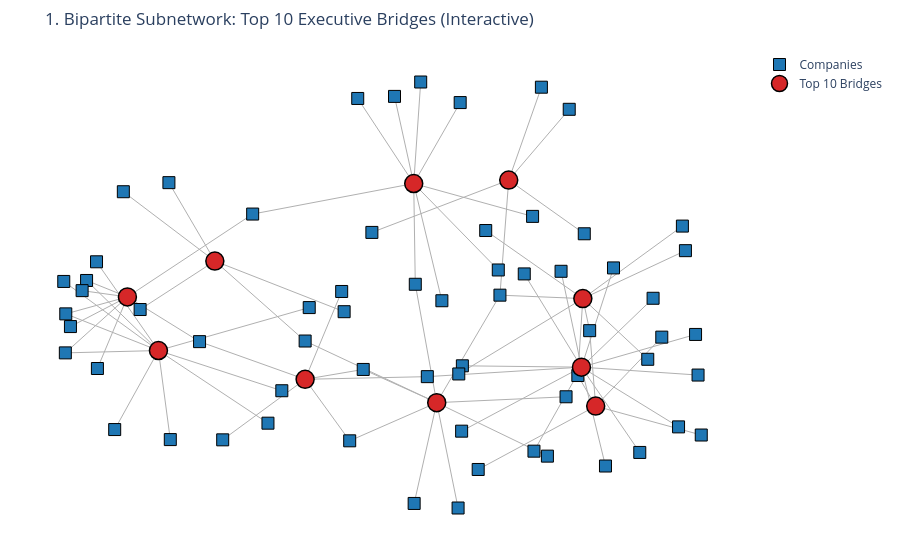
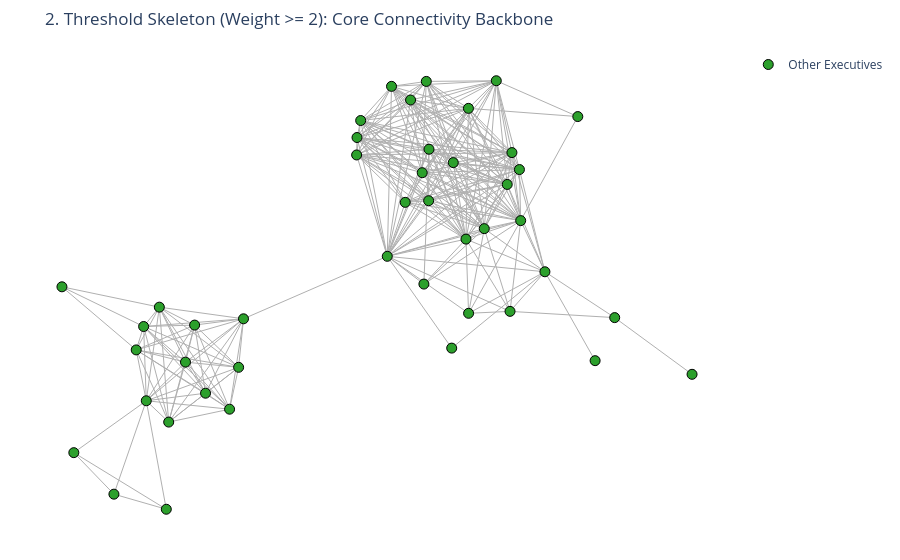
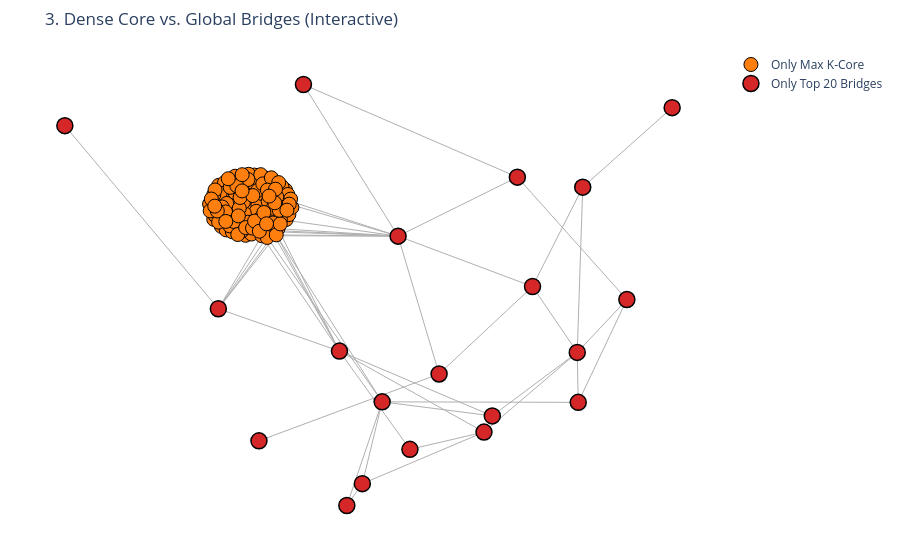

The notebook cell these images were saved under, in order:
### Markdown cell above
**Analytical Interpretation (Week 5):**  
The $k$-core decomposition isolates the ultimate structural nucleus of the Brazilian corporate landscape. The network achieves an extraordinary **maximum core number of $k_{\max} = 116$, comprising exactly 117 executives**. In graph-theoretic terms, every single one of these 117 individuals is directly co-affiliated with at least 116 other members of this subgraph, effectively forming an **almost complete clique ($K_{117}$)**!

Dissecting the organizational composition of this maximum core reveals the institutional identity of Brazil's corporate "inner circle": it is heavily anchored by the **Banco Bradesco financial ecosystem**. The primary corporations accounting for this hyper-dense core are **Banco Bradesco S.A.** (accounting for 227 director/officer mandates across reporting periods), **Bradesco Leasing S.A.**, **Bradespar S.A.**, **Cielo S.A.**, and **Bradsaúde S.A.**, alongside interlocks into healthcare (Fleury S.A.) and real estate (Log Commercial Properties). Because Bradesco operates with expansive governing boards whose members simultaneously occupy seats across its holding and subsidiary vehicles, it establishes an impenetrable, highly resilient structural citadel that sits at the center of the Brazilian capital market.

### Code cell
# ==============================================================================
# 4.5 Interactive Network Visualizations (Plotly Graph Layouts)
# ==============================================================================
import networkx as nx
import plotly.graph_objects as go

# Helper function to create edges and invisible midpoints for edge hover info
def create_edge_traces(G, pos, hover_text_func):
    edge_x, edge_y = [], []
    hover_x, hover_y, hover_text = [], [], []

    for u, v, d in G.edges(data=True):
        x0, y0 = pos[u]
        x1, y1 = pos[v]
        
        # Line coordinates
        edge_x.extend([x0, x1, None])
        edge_y.extend([y0, y1, None])

        # Midpoint for hover tooltip
        hover_x.append((x0 + x1) / 2)
        hover_y.append((y0 + y1) / 2)
        hover_text.append(hover_text_func(u, v, d))

    # Trace for drawing the lines
    edge_trace = go.Scatter(
        x=edge_x, y=edge_y,
        line=dict(width=1, color='#b0b0b0'),
        hoverinfo='none',
        mode='lines',
        showlegend=False
    )

    # Trace for the invisible hover markers on edges
    edge_hover_trace = go.Scatter(
        x=hover_x, y=hover_y,
        mode='markers',
        marker=dict(size=10, color='rgba(0,0,0,0)'), # Transparent
        hoverinfo='text',
        hovertext=hover_text,
        showlegend=False
    )
    return edge_trace, edge_hover_trace

# ------------------------------------------------------------------------------
# 1. BIPARTITE SUBGRAPH: Top 10 Information Bridges & Their Companies (Week 6)
# ------------------------------------------------------------------------------
top10_bridge_names = [name for name, _ in sorted(between_centrality.items(), key=lambda x: x[1], reverse=True)[:10]]
sub_bipartite_nodes = set(top10_bridge_names)
for exec_name in top10_bridge_names:
    sub_bipartite_nodes.update(B.neighbors(exec_name))

B_sub = B.subgraph(sub_bipartite_nodes).copy()
pos_b = nx.spring_layout(B_sub, k=0.45, iterations=60, seed=42)

def bip_edge_text(u, v, d):
    return f"<b>Link:</b> {u} & {v}"

edge_trace_b, edge_hover_b = create_edge_traces(B_sub, pos_b, bip_edge_text)

exec_x, exec_y, exec_text = [], [], []
comp_x, comp_y, comp_text = [], [], []

for node in B_sub.nodes():
    x, y = pos_b[node]
    if B_sub.nodes[node].get('bipartite') == 0:
        exec_x.extend([x]); exec_y.extend([y])
        score = between_centrality.get(node, 0)
        exec_text.append(f"<b>Executive:</b> {node}<br><b>Betweenness:</b> {score:.5f}")
    else:
        comp_x.extend([x]); comp_y.extend([y])
        comp_text.append(f"<b>Company:</b> {node}<br><b>Sub-graph Connections:</b> {B_sub.degree(node)}")

trace_exec = go.Scatter(
    x=exec_x, y=exec_y, mode='markers', hoverinfo='text', hovertext=exec_text,
    marker=dict(size=18, color='#d62728', line=dict(width=1.5, color='black')), name='Top 10 Bridges'
)
trace_comp = go.Scatter(
    x=comp_x, y=comp_y, mode='markers', hoverinfo='text', hovertext=comp_text,
    marker=dict(size=12, symbol='square', color='#1f77b4', line=dict(width=1, color='black')), name='Companies'
)

fig1 = go.Figure(data=[edge_trace_b, edge_hover_b, trace_comp, trace_exec])
fig1.update_layout(title="1. Bipartite Subnetwork: Top 10 Executive Bridges (Interactive)", 
                   plot_bgcolor='white', xaxis=dict(visible=False), yaxis=dict(visible=False), margin=dict(t=50, b=20, l=20, r=20))
fig1.show()

# ------------------------------------------------------------------------------
# 2. THRESHOLD SKELETON: Projected Network Backbone (Weight >= 2) (Week 6)
# ------------------------------------------------------------------------------
strong_edges = [(u, v) for u, v, d in G_proj.edges(data=True) if d.get('weight', 1) >= 2]
G_skeleton = G_proj.edge_subgraph(strong_edges).copy()
skeleton_components = sorted(nx.connected_components(G_skeleton), key=len, reverse=True)
G_skel_gcc = G_skeleton.subgraph(skeleton_components[0]).copy()

pos_s = nx.kamada_kawai_layout(G_skel_gcc)

def skel_edge_text(u, v, d):
    return f"<b>{u} & {v}</b><br>Shared Companies: {d.get('weight', 1)}"

edge_trace_s, edge_hover_s = create_edge_traces(G_skel_gcc, pos_s, skel_edge_text)

core_x, core_y, core_text = [], [], []
hub_x, hub_y, hub_text = [], [], []

for node in G_skel_gcc.nodes():
    x, y = pos_s[node]
    deg = G_skel_gcc.degree(node)
    txt = f"<b>Executive:</b> {node}<br><b>Skeleton Degree:</b> {deg}"

    if node in max_k_core_nodes:
        core_x.extend([x]); core_y.extend([y])
        core_text.append(txt + "<br><i>Max K-Core Member</i>")
    else:
        hub_x.extend([x]); hub_y.extend([y])
        hub_text.append(txt)

trace_core = go.Scatter(x=core_x, y=core_y, mode='markers', hoverinfo='text', hovertext=core_text,
                        marker=dict(size=14, color='#ff7f0e', line=dict(width=1, color='black')), name=f'Max K-Core (k={max_k})')
trace_hub = go.Scatter(x=hub_x, y=hub_y, mode='markers', hoverinfo='text', hovertext=hub_text,
                       marker=dict(size=10, color='#2ca02c', line=dict(width=1, color='black')), name='Other Executives')

fig2 = go.Figure(data=[edge_trace_s, edge_hover_s, trace_hub, trace_core])
fig2.update_layout(title="2. Threshold Skeleton (Weight >= 2): Core Connectivity Backbone", 
                   plot_bgcolor='white', xaxis=dict(visible=False), yaxis=dict(visible=False), margin=dict(t=50, b=20, l=20, r=20))
fig2.show()

# ------------------------------------------------------------------------------
# 3. CORE VS. BRIDGES: Max K-Core vs Top Betweenness (Weeks 4 & 5)
# ------------------------------------------------------------------------------
top20_bridge_names = [name for name, _ in sorted(between_centrality.items(), key=lambda x: x[1], reverse=True)[:20]]
core_bridge_nodes = set(max_k_core_nodes).union(set(top20_bridge_names))
G_core_bridge = G_proj.subgraph(core_bridge_nodes).copy()

pos_cb = nx.spring_layout(G_core_bridge, k=0.6, iterations=100, seed=42)

def cb_edge_text(u, v, d):
    return f"<b>{u} & {v}</b><br>Shared Companies: {d.get('weight', 1)}"

edge_trace_cb, edge_hover_cb = create_edge_traces(G_core_bridge, pos_cb, cb_edge_text)

c_x, c_y, c_text = [], [], []
b_x, b_y, b_text = [], [], []
both_x, both_y, both_text = [], [], []

for node in G_core_bridge.nodes():
    x, y = pos_cb[node]
    is_core = node in max_k_core_nodes
    is_bridge = node in top20_bridge_names
    
    b_score = between_centrality.get(node, 0)
    c_score = core_numbers.get(node, 0)
    txt = f"<b>Executive:</b> {node}<br><b>Betweenness:</b> {b_score:.5f}<br><b>Core Number:</b> {c_score}"

    if is_core and is_bridge:
        both_x.extend([x]); both_y.extend([y]); both_text.append(txt)
    elif is_core:
        c_x.extend([x]); c_y.extend([y]); c_text.append(txt)
    else:
        b_x.extend([x]); b_y.extend([y]); b_text.append(txt)

trace_c = go.Scatter(x=c_x, y=c_y, mode='markers', hoverinfo='text', hovertext=c_text,
                     marker=dict(size=14, color='#ff7f0e', line=dict(width=1, color='black')), name='Only Max K-Core')
trace_b = go.Scatter(x=b_x, y=b_y, mode='markers', hoverinfo='text', hovertext=b_text,
                     marker=dict(size=16, color='#d62728', line=dict(width=1.5, color='black')), name='Only Top 20 Bridges')
trace_both = go.Scatter(x=both_x, y=both_y, mode='markers', hoverinfo='text', hovertext=both_text,
                        marker=dict(size=16, color='#9467bd', line=dict(width=1.5, color='black')), name='Both (Core & Bridge)')

fig3 = go.Figure(data=[edge_trace_cb, edge_hover_cb, trace_c, trace_b, trace_both])
fig3.update_layout(title="3. Dense Core vs. Global Bridges (Interactive)", 
                   plot_bgcolor='white', xaxis=dict(visible=False), yaxis=dict(visible=False), margin=dict(t=50, b=20, l=20, r=20))
fig3.show()
